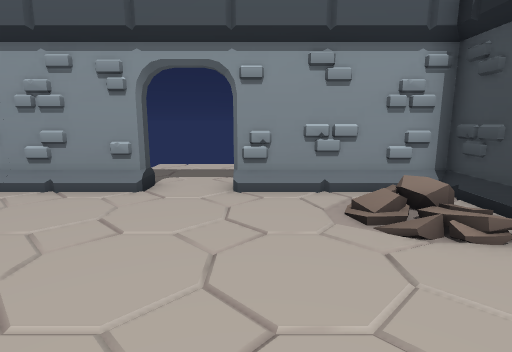
view 1 (above)

17 first-person views from a walk through a level from a Godot 3-D game. The camera is 1.5 m above the floor, tilts 10° down and sees 80° across. The floor is counted in squares, 1 m on a side. Each view is taken from the middle of a square. On the plan, view 1 faces up. The plan holds only what a view shows up to about 15 squares ahead; the rest is blank.

view 2
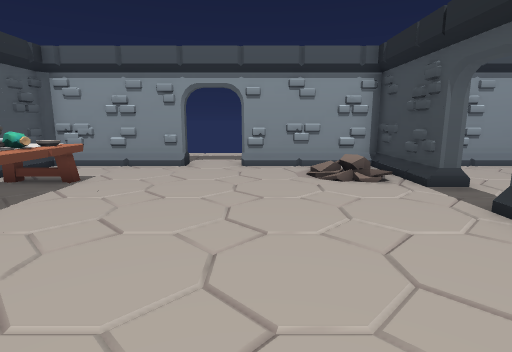

view 3
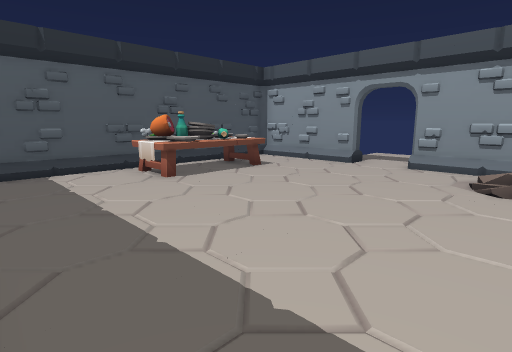

view 4
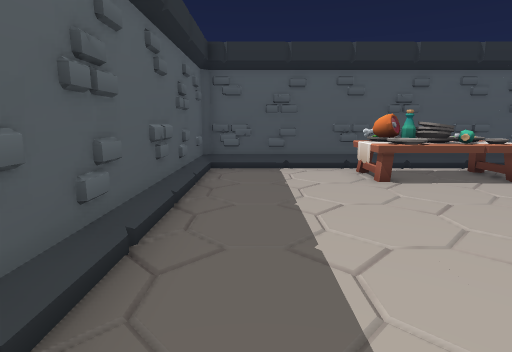

view 5
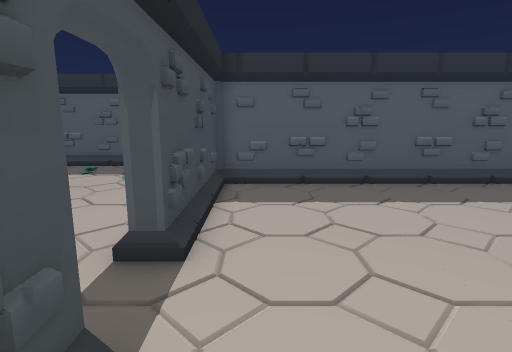

view 6
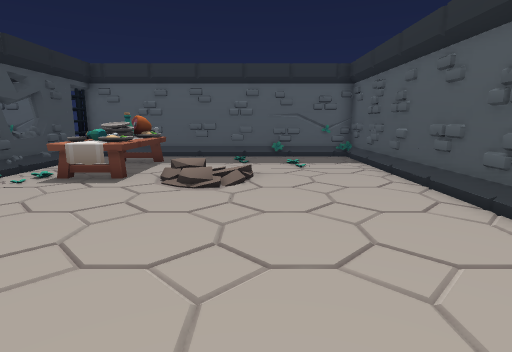

view 7
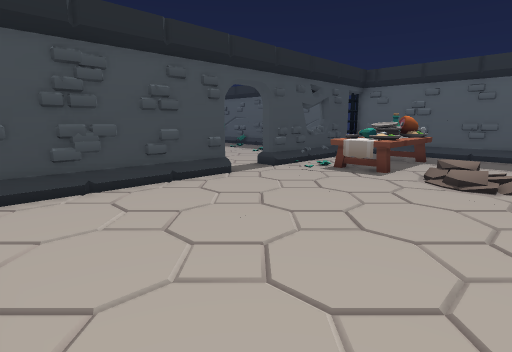

view 8
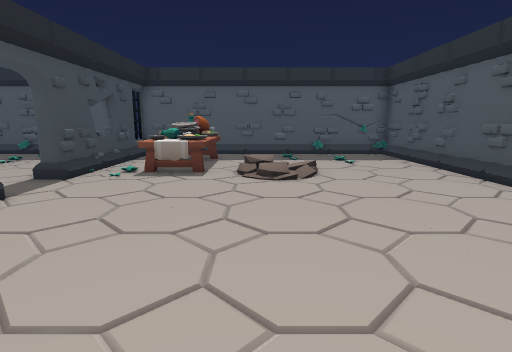

view 9
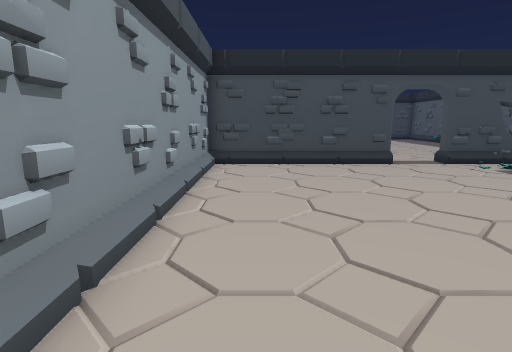

view 10
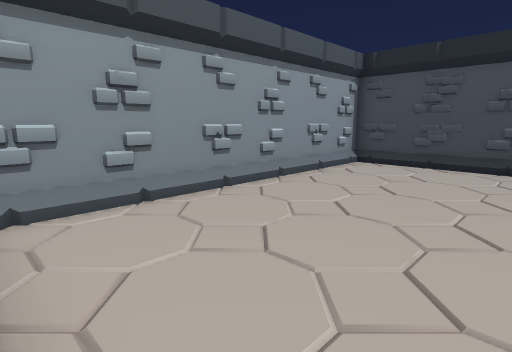

view 11
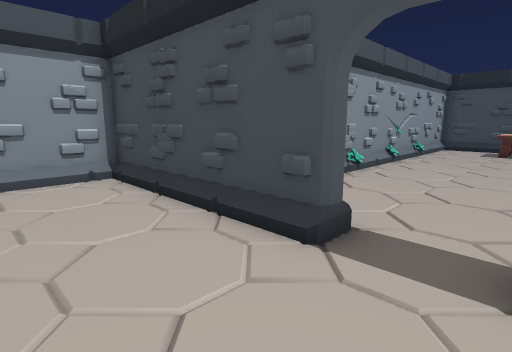

view 12
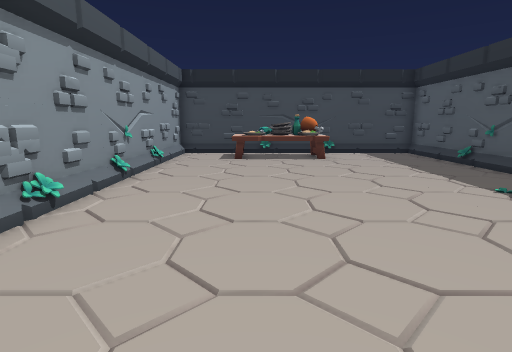

view 13
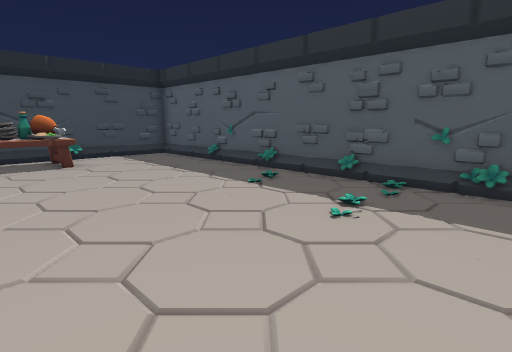

view 14
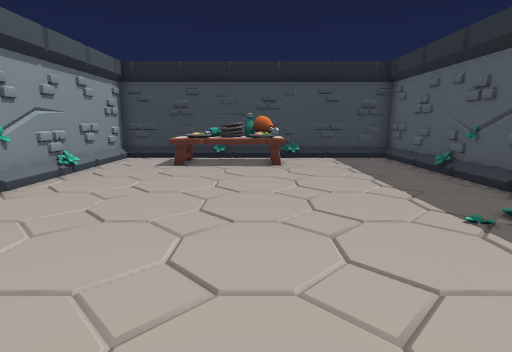

view 15
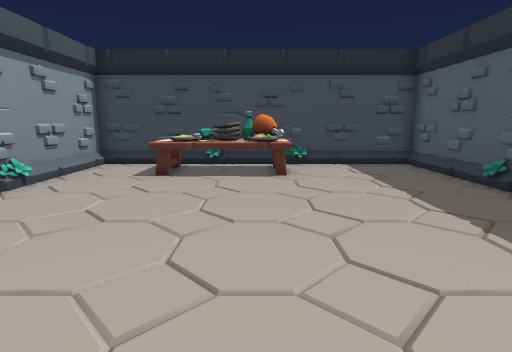

view 16
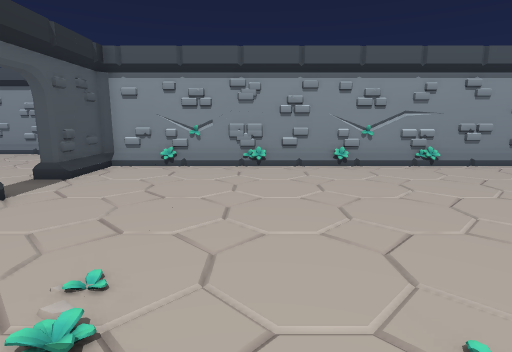

view 17
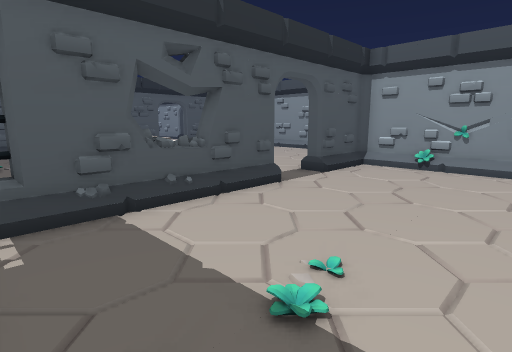

### Floor plan
Key: @ floor where view 1 was taken; # wall or solid block; . floor; / step, stairs or slope; = window, fence, low wall or low ledge; ^ raised ledge.
Columns run from 8 left of view 1 to 32 right of it. Each row starts with its distance up from view 1.
 10      ...
  9      ...
  8      ...
  7  #####..#################
  6 ##.......///# ..........#
  5 #.........//#...........#
  4 ##^^......//#...........#
  3  #^^........#...........#################
  2  #^^....................##..............#
  1  #^^........//..........##..............#
  0 ##^^....@...#/..........#.............^^#
 -1 #...........#/........................^^#
 -2 #...........#/..../.....#.............^^#
 -3 #...........#/...///.^^.#.............^^#
 -4 ##..........#/...///.^^.##............^^#
 -5  ############/.......^^.==..............#
 -6             #/.......^^.##..............#
 -7             #/.......^^.#...............#
 -8             ##..........#...............#
 -9              ############################

Positions as (right, up) in squares from view 1, and headings:
1: (0, 0), facing up
2: (0, -4), facing up
3: (3, -4), facing up-left
4: (3, -3), facing left
5: (3, 5), facing down
6: (9, 5), facing down
7: (9, 6), facing down-right
8: (11, 6), facing down
9: (5, 5), facing right
10: (5, 1), facing up-right
11: (13, -2), facing up-right
12: (17, -1), facing right
13: (18, -1), facing down-right
14: (19, -3), facing right
15: (21, -3), facing right
16: (22, -8), facing up
17: (22, -8), facing up-left
